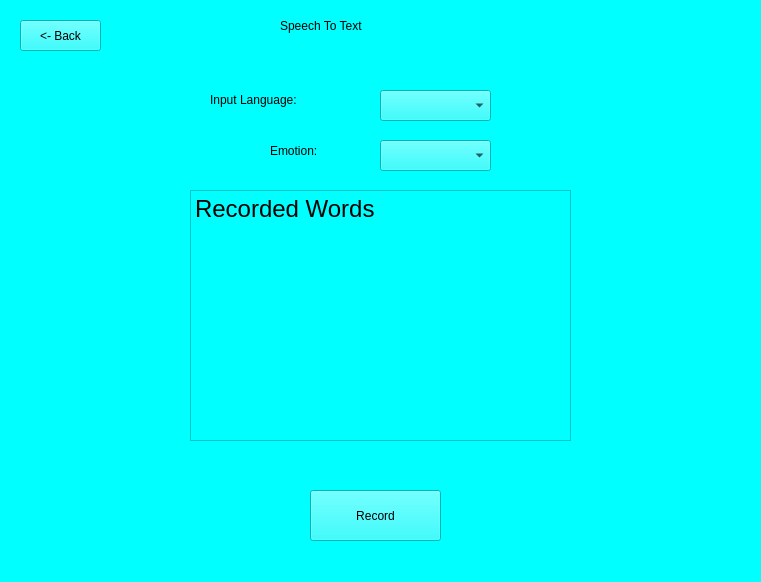
<?xml version="1.0" encoding="UTF-8"?>
<ui version="4.0">
 <class>hearingGui</class>
 <widget class="QWidget" name="hearingGui">
  <property name="geometry">
   <rect>
    <x>0</x>
    <y>0</y>
    <width>761</width>
    <height>582</height>
   </rect>
  </property>
  <property name="windowTitle">
   <string>hearingGui</string>
  </property>
  <property name="styleSheet">
   <string notr="true">background-color: cyan;</string>
  </property>
  <widget class="QComboBox" name="comboBox">
   <property name="geometry">
    <rect>
     <x>380</x>
     <y>90</y>
     <width>111</width>
     <height>31</height>
    </rect>
   </property>
  </widget>
  <widget class="QLabel" name="label">
   <property name="geometry">
    <rect>
     <x>280</x>
     <y>10</y>
     <width>151</width>
     <height>31</height>
    </rect>
   </property>
   <property name="styleSheet">
    <string notr="true">font: 22pt &quot;.AppleSystemUIFont&quot;;</string>
   </property>
   <property name="text">
    <string>Speech To Text</string>
   </property>
  </widget>
  <widget class="QPushButton" name="pushButton">
   <property name="geometry">
    <rect>
     <x>310</x>
     <y>490</y>
     <width>131</width>
     <height>51</height>
    </rect>
   </property>
   <property name="text">
    <string>Record</string>
   </property>
  </widget>
  <widget class="QLabel" name="label_2">
   <property name="geometry">
    <rect>
     <x>210</x>
     <y>90</y>
     <width>131</width>
     <height>20</height>
    </rect>
   </property>
   <property name="styleSheet">
    <string notr="true">font: 18pt &quot;.AppleSystemUIFont&quot;;</string>
   </property>
   <property name="text">
    <string>Input Language:</string>
   </property>
  </widget>
  <widget class="QTextEdit" name="textEdit">
   <property name="geometry">
    <rect>
     <x>190</x>
     <y>190</y>
     <width>381</width>
     <height>251</height>
    </rect>
   </property>
   <property name="html">
    <string>&lt;!DOCTYPE HTML PUBLIC &quot;-//W3C//DTD HTML 4.0//EN&quot; &quot;http://www.w3.org/TR/REC-html40/strict.dtd&quot;&gt;
&lt;html&gt;&lt;head&gt;&lt;meta name=&quot;qrichtext&quot; content=&quot;1&quot; /&gt;&lt;style type=&quot;text/css&quot;&gt;
p, li { white-space: pre-wrap; }
&lt;/style&gt;&lt;/head&gt;&lt;body style=&quot; font-family:'.AppleSystemUIFont'; font-size:13pt; font-weight:400; font-style:normal;&quot;&gt;
&lt;p style=&quot; margin-top:0px; margin-bottom:0px; margin-left:0px; margin-right:0px; -qt-block-indent:0; text-indent:0px;&quot;&gt;&lt;span style=&quot; font-size:18pt;&quot;&gt;Recorded Words&lt;/span&gt;&lt;/p&gt;
&lt;p style=&quot;-qt-paragraph-type:empty; margin-top:0px; margin-bottom:0px; margin-left:0px; margin-right:0px; -qt-block-indent:0; text-indent:0px; font-size:18pt;&quot;&gt;&lt;br /&gt;&lt;/p&gt;
&lt;p style=&quot;-qt-paragraph-type:empty; margin-top:0px; margin-bottom:0px; margin-left:0px; margin-right:0px; -qt-block-indent:0; text-indent:0px; font-size:18pt;&quot;&gt;&lt;br /&gt;&lt;/p&gt;
&lt;p style=&quot;-qt-paragraph-type:empty; margin-top:0px; margin-bottom:0px; margin-left:0px; margin-right:0px; -qt-block-indent:0; text-indent:0px; font-size:18pt;&quot;&gt;&lt;br /&gt;&lt;/p&gt;&lt;/body&gt;&lt;/html&gt;</string>
   </property>
  </widget>
  <widget class="QPushButton" name="back">
   <property name="geometry">
    <rect>
     <x>20</x>
     <y>20</y>
     <width>81</width>
     <height>31</height>
    </rect>
   </property>
   <property name="text">
    <string>&lt;- Back</string>
   </property>
  </widget>
  <widget class="QComboBox" name="emotionBox">
   <property name="geometry">
    <rect>
     <x>380</x>
     <y>140</y>
     <width>111</width>
     <height>31</height>
    </rect>
   </property>
  </widget>
  <widget class="QLabel" name="label_3">
   <property name="geometry">
    <rect>
     <x>270</x>
     <y>140</y>
     <width>71</width>
     <height>21</height>
    </rect>
   </property>
   <property name="styleSheet">
    <string notr="true">font: 18pt &quot;.AppleSystemUIFont&quot;;</string>
   </property>
   <property name="text">
    <string>Emotion:</string>
   </property>
  </widget>
 </widget>
 <resources/>
 <connections/>
</ui>
